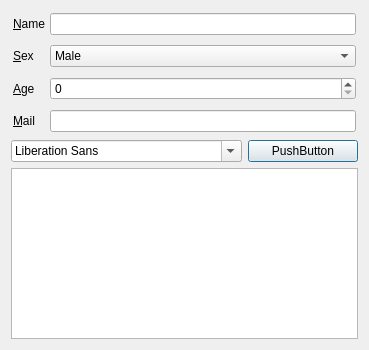
<?xml version="1.0" encoding="UTF-8"?>
<ui version="4.0">
 <class>Mylayout</class>
 <widget class="QDialog" name="Mylayout">
  <property name="geometry">
   <rect>
    <x>0</x>
    <y>0</y>
    <width>369</width>
    <height>350</height>
   </rect>
  </property>
  <property name="minimumSize">
   <size>
    <width>200</width>
    <height>150</height>
   </size>
  </property>
  <property name="maximumSize">
   <size>
    <width>500</width>
    <height>350</height>
   </size>
  </property>
  <property name="windowTitle">
   <string>Mylayout</string>
  </property>
  <layout class="QVBoxLayout" name="verticalLayout">
   <item>
    <layout class="QFormLayout" name="formLayout">
     <property name="fieldGrowthPolicy">
      <enum>QFormLayout::AllNonFixedFieldsGrow</enum>
     </property>
     <property name="rowWrapPolicy">
      <enum>QFormLayout::DontWrapRows</enum>
     </property>
     <property name="labelAlignment">
      <set>Qt::AlignLeading|Qt::AlignLeft|Qt::AlignVCenter</set>
     </property>
     <property name="horizontalSpacing">
      <number>5</number>
     </property>
     <property name="verticalSpacing">
      <number>10</number>
     </property>
     <property name="leftMargin">
      <number>2</number>
     </property>
     <property name="topMargin">
      <number>2</number>
     </property>
     <property name="rightMargin">
      <number>2</number>
     </property>
     <property name="bottomMargin">
      <number>2</number>
     </property>
     <item row="0" column="0">
      <widget class="QLabel" name="nameLabel">
       <property name="text">
        <string>&amp;Name</string>
       </property>
       <property name="buddy">
        <cstring>nameLineEdit</cstring>
       </property>
      </widget>
     </item>
     <item row="0" column="1">
      <widget class="QLineEdit" name="nameLineEdit"/>
     </item>
     <item row="1" column="0">
      <widget class="QLabel" name="sexLabel">
       <property name="text">
        <string>&amp;Sex</string>
       </property>
       <property name="buddy">
        <cstring>sexComboBox</cstring>
       </property>
      </widget>
     </item>
     <item row="1" column="1">
      <widget class="QComboBox" name="sexComboBox">
       <item>
        <property name="text">
         <string>Male</string>
        </property>
       </item>
       <item>
        <property name="text">
         <string>Female</string>
        </property>
       </item>
      </widget>
     </item>
     <item row="2" column="0">
      <widget class="QLabel" name="ageLabel">
       <property name="text">
        <string>&amp;Age</string>
       </property>
       <property name="buddy">
        <cstring>ageSpinBox</cstring>
       </property>
      </widget>
     </item>
     <item row="2" column="1">
      <widget class="QSpinBox" name="ageSpinBox">
       <property name="maximum">
        <number>200</number>
       </property>
      </widget>
     </item>
     <item row="3" column="0">
      <widget class="QLabel" name="mailLabel">
       <property name="text">
        <string>&amp;Mail</string>
       </property>
       <property name="buddy">
        <cstring>mailLineEdit</cstring>
       </property>
      </widget>
     </item>
     <item row="3" column="1">
      <widget class="QLineEdit" name="mailLineEdit"/>
     </item>
    </layout>
   </item>
   <item>
    <spacer name="verticalSpacer">
     <property name="orientation">
      <enum>Qt::Vertical</enum>
     </property>
     <property name="sizeHint" stdset="0">
      <size>
       <width>20</width>
       <height>4</height>
      </size>
     </property>
    </spacer>
   </item>
   <item>
    <layout class="QHBoxLayout" name="horizontalLayout" stretch="2,1">
     <property name="spacing">
      <number>6</number>
     </property>
     <item>
      <widget class="QFontComboBox" name="fontComboBox"/>
     </item>
     <item>
      <widget class="QPushButton" name="pushButton">
       <property name="text">
        <string>PushButton</string>
       </property>
       <property name="checkable">
        <bool>true</bool>
       </property>
      </widget>
     </item>
    </layout>
   </item>
   <item>
    <widget class="QTextEdit" name="textEdit"/>
   </item>
  </layout>
  <zorder>formLayoutWidget</zorder>
  <zorder>fontComboBox</zorder>
  <zorder>pushButton</zorder>
  <zorder>textEdit</zorder>
  <zorder>fontComboBox</zorder>
  <zorder>verticalSpacer</zorder>
 </widget>
 <layoutdefault spacing="6" margin="11"/>
 <resources/>
 <connections/>
</ui>
